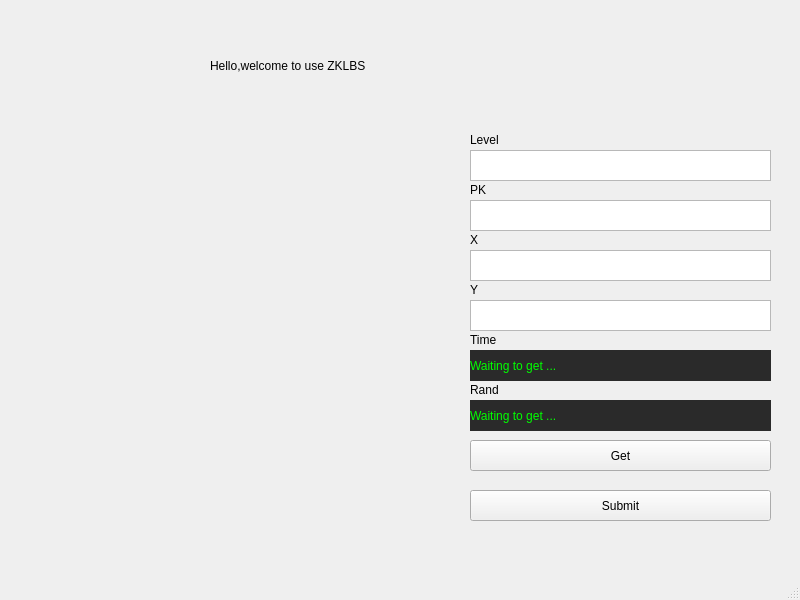
<?xml version="1.0" encoding="UTF-8"?>
<ui version="4.0">
 <class>MainWindow</class>
 <widget class="QMainWindow" name="MainWindow">
  <property name="geometry">
   <rect>
    <x>0</x>
    <y>0</y>
    <width>800</width>
    <height>600</height>
   </rect>
  </property>
  <property name="windowTitle">
   <string>MainWindow</string>
  </property>
  <property name="styleSheet">
   <string notr="true"/>
  </property>
  <widget class="QWidget" name="centralwidget">
   <widget class="QTextEdit" name="PK">
    <property name="geometry">
     <rect>
      <x>470</x>
      <y>200</y>
      <width>301</width>
      <height>31</height>
     </rect>
    </property>
   </widget>
   <widget class="QTextEdit" name="X">
    <property name="geometry">
     <rect>
      <x>470</x>
      <y>250</y>
      <width>301</width>
      <height>31</height>
     </rect>
    </property>
   </widget>
   <widget class="QTextEdit" name="Y">
    <property name="geometry">
     <rect>
      <x>470</x>
      <y>300</y>
      <width>301</width>
      <height>31</height>
     </rect>
    </property>
   </widget>
   <widget class="QLabel" name="label_PK">
    <property name="geometry">
     <rect>
      <x>470</x>
      <y>180</y>
      <width>79</width>
      <height>19</height>
     </rect>
    </property>
    <property name="text">
     <string>PK</string>
    </property>
   </widget>
   <widget class="QLabel" name="label_X">
    <property name="geometry">
     <rect>
      <x>470</x>
      <y>230</y>
      <width>79</width>
      <height>19</height>
     </rect>
    </property>
    <property name="text">
     <string>X</string>
    </property>
   </widget>
   <widget class="QLabel" name="label_Y">
    <property name="geometry">
     <rect>
      <x>470</x>
      <y>280</y>
      <width>79</width>
      <height>19</height>
     </rect>
    </property>
    <property name="text">
     <string>Y</string>
    </property>
   </widget>
   <widget class="QLabel" name="label_Time">
    <property name="geometry">
     <rect>
      <x>470</x>
      <y>330</y>
      <width>79</width>
      <height>19</height>
     </rect>
    </property>
    <property name="text">
     <string>Time</string>
    </property>
   </widget>
   <widget class="QLabel" name="label_Rand">
    <property name="geometry">
     <rect>
      <x>470</x>
      <y>380</y>
      <width>79</width>
      <height>19</height>
     </rect>
    </property>
    <property name="text">
     <string>Rand</string>
    </property>
   </widget>
   <widget class="QPushButton" name="button_get">
    <property name="geometry">
     <rect>
      <x>470</x>
      <y>440</y>
      <width>301</width>
      <height>31</height>
     </rect>
    </property>
    <property name="text">
     <string>Get</string>
    </property>
   </widget>
   <widget class="QPushButton" name="button_submit">
    <property name="geometry">
     <rect>
      <x>470</x>
      <y>490</y>
      <width>301</width>
      <height>31</height>
     </rect>
    </property>
    <property name="text">
     <string>Submit</string>
    </property>
   </widget>
   <widget class="QLabel" name="Rand">
    <property name="geometry">
     <rect>
      <x>470</x>
      <y>400</y>
      <width>301</width>
      <height>31</height>
     </rect>
    </property>
    <property name="styleSheet">
     <string notr="true">background-color:rgb(42, 42, 42);
color: rgb(0, 255, 0);</string>
    </property>
    <property name="text">
     <string>Waiting to get ...</string>
    </property>
   </widget>
   <widget class="QLabel" name="Time">
    <property name="geometry">
     <rect>
      <x>470</x>
      <y>350</y>
      <width>301</width>
      <height>31</height>
     </rect>
    </property>
    <property name="styleSheet">
     <string notr="true">background-color:rgb(42, 42, 42);
color: rgb(0, 255, 0);</string>
    </property>
    <property name="text">
     <string>Waiting to get ...</string>
    </property>
   </widget>
   <widget class="QLabel" name="label_image">
    <property name="geometry">
     <rect>
      <x>20</x>
      <y>130</y>
      <width>431</width>
      <height>391</height>
     </rect>
    </property>
    <property name="text">
     <string/>
    </property>
   </widget>
   <widget class="QLabel" name="label_top">
    <property name="geometry">
     <rect>
      <x>210</x>
      <y>40</y>
      <width>401</width>
      <height>51</height>
     </rect>
    </property>
    <property name="styleSheet">
     <string notr="true">font: 87 20pt &quot;Arial Black&quot;;</string>
    </property>
    <property name="text">
     <string>Hello,welcome to use ZKLBS</string>
    </property>
   </widget>
   <widget class="QTextEdit" name="Level">
    <property name="geometry">
     <rect>
      <x>470</x>
      <y>150</y>
      <width>301</width>
      <height>31</height>
     </rect>
    </property>
   </widget>
   <widget class="QLabel" name="label_Level">
    <property name="geometry">
     <rect>
      <x>470</x>
      <y>130</y>
      <width>79</width>
      <height>19</height>
     </rect>
    </property>
    <property name="text">
     <string>Level</string>
    </property>
   </widget>
  </widget>
  <widget class="QMenuBar" name="menubar">
   <property name="geometry">
    <rect>
     <x>0</x>
     <y>0</y>
     <width>800</width>
     <height>24</height>
    </rect>
   </property>
  </widget>
  <widget class="QStatusBar" name="statusbar"/>
 </widget>
 <resources/>
 <connections/>
</ui>
